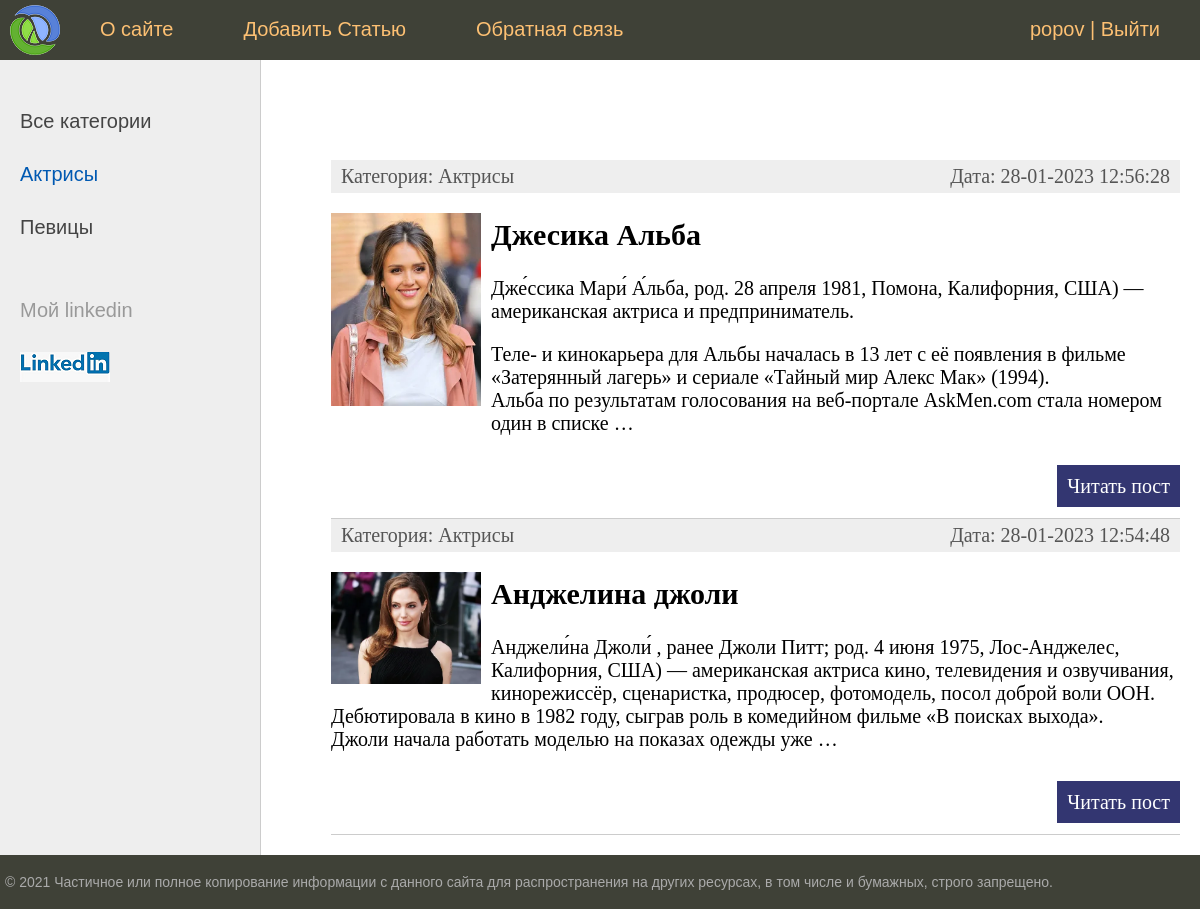
The app's page /category/aktrisy/ (signed in) with its own data.
### women/models.py (models this page shows, shortened)
class Category(models.Model):
    name = models.CharField(max_length=100, db_index=True, verbose_name='Категория')
    slug = models.SlugField(max_length=255, unique=True, db_index=True, verbose_name='URL')
    def __str__(self):
        return self.name
    def get_absolute_url(self):
        return reverse('category', kwargs={'cat_slug': self.slug})
    class Meta:
        verbose_name = 'Категория'
        verbose_name_plural = 'Категории'
        ordering = ['id']

class Women(models.Model):
    title = models.CharField(max_length=255, verbose_name='Заголовок')
    slug = models.SlugField(max_length=255, unique=True, db_index=True,verbose_name='URL')
    content = models.TextField(blank=True, verbose_name='Текст статьи')
    photo = models.ImageField(upload_to="photos/%Y/%m/%d/",verbose_name='Фото')
    time_create = models.DateTimeField(auto_now_add=True, verbose_name='Время создания')
    time_update = models.DateTimeField(auto_now=True, verbose_name='Время изменения')
    is_published = models.BooleanField(default=True, verbose_name='Публикация')
    cat = models.ForeignKey('Category', on_delete=models.PROTECT, verbose_name='Категории')
    def get_absolute_url(self):
        return reverse('post', kwargs={'post_slug': self.slug})
    class Meta:
        verbose_name = 'Известные женщины'
        verbose_name_plural = 'Известные женщины'
        ordering = ['-time_create', 'title']

### women/views.py (the view)
# urls.py: path('category/<slug:cat_slug>/', WomenCategory.as_view(), name='category'),
class WomenCategory(DataMixin, ListView):
    model = Category
    template_name = 'women/index.html'
    context_object_name = 'posts'
    def get_queryset(self):
        return Women.objects.filter(cat__slug=self.kwargs['cat_slug'], is_published=True)
    def get_context_data(self, *, object_list=None, **kwargs):
        context = super().get_context_data(**kwargs)
        c_def = self.get_user_context(title='Категория -' + str(context['posts'][0].cat),
                                      cat_selected=context['posts'][0].cat_id)
        return dict(list(context.items()) + list(c_def.items()))

### women/utils.py (called while the page is built)
    def get_user_context(self, **kwargs):
        context = kwargs
        cats = Category.objects.all()
        user_menu = menu.copy()
        if not self.request.user.is_authenticated:
            user_menu.pop(1)
        context['menu'] = user_menu
        context['cats'] = cats
        if 'cat_selected' not in context:
            context['cat_selected'] = 0
        return context

### women/templates/women/index.html (shortened to what this page needs)
{% extends 'women/base.html' %}
{% block content %}
<ul class="list-articles">
	{% for p in posts %}
			<li><div class="article-panel">
	<p class="first"> Категория: {{p.cat}}</p>
	<p class="last"> Дата: {{p.time_update|date:'d-m-Y H:i:s'}}</p>
				</div>
				{% if p.photo %}
					<p><img class="img-article-left thumb" src="{{p.photo.url}}"></p>
				{% endif %}
				<h2>{{p.title}}</h2>
	{% autoescape on %}
	<p>{{p.content|linebreaks|truncatewords:50}}</p>
	{% endautoescape %}
			<p class="link-read-post"><a href="{{ p.get_absolute_url }}">Читать пост</a></p>
			</li>
	{% endfor %}
</ul>
{% endblock %}

### women/templates/women/base.html (shortened to what this page needs)
{% load static %}
{% load women_tags %}
<!DOCTYPE html>
<html>
<head>
	<link type="text/css" href="{% static 'women/css/styles.css' %}" rel="stylesheet" />
</head>
<body>
<table class="table-page" border=0 cellpadding="0" cellspacing="0">
<tr><td valign=top>
{% block mainmenu %}
		<div class="header">
			<ul id="mainmenu" class="mainmenu">
			<li class="logo"><a href="{% url 'home' %}"><div class="logo"></div></a></li>
{% for m in menu %}
			<li><a href="{% url m.url_name %}">{{m.title}}</a></li>
{% endfor %}
				{% if request.user.is_authenticated %}
				<li class="last"> {{user.username}} | <a href="{% url 'logout' %}"> Выйти</a> </li>
				{% else %}
				<li class="last"><a href="{% url 'register' %}"> Регистрация</a> | <a href="{% url 'login' %}">Войти</a></li>
				{% endif %}
			</ul>
		</div>
{% endblock mainmenu %}
<table class="table-content" border=0 cellpadding="0" cellspacing="0">
<tr>
	<td valign="top" class="left-chapters">
	<ul id="leftchapters">
{% if cat_selected == 0 %}
		<li class="selected"> Все категории</li>
{% else %}
		<li><a href="{% url 'home' %}">Все категории</a> </li>
{% endif %}
{% for c in cats %}
	{% if c.pk == cat_selected %}
		<li class="selected">{{c.name}}</li>
	{% else %}
		<li><a href="{{ c.get_absolute_url }}">{{c.name}}</a></li>
	{% endif %}
{% endfor %}
		<li class="share">
		<p> Мой linkedin </p>
		<a class="share-yt" href="https://www.linkedin.com/in/роман-попов-1b6368241/" target="_blank" rel="nofollow"></a>
		</li>
	</ul>
</td>
<td valign="top" class="content">
	<div class="content-text">
{% block content %}
{% endblock %}
	</div>
</td></tr></table>
</td></tr>
<tr><td valign=top>
	<div id="footer">
		<p>&copy; 2021 Частичное или полное копирование информации с данного сайта для распространения на других ресурсах, в том числе и бумажных, строго запрещено.</p>
	</div>
</td></tr></table>
</body>
</html>

### women/static/women/css/styles.css (style rules this page uses)
html, body { font-family: 'Arial'; margin: 0; padding: 0; height: 100%; width: 100%; color: #444; }
a { color: #0059b2; text-decoration: none; }
img { max-width: 600px; height: auto; }
img.img-article-left { max-width: 300px; height: auto; float: left; padding: 0 10px 10px 0; }
img.img-article-left.thumb { max-width: 150px; height: auto; }
p.link-read-post { text-align: right; }
p.link-read-post a { padding: 10px; min-width: 100px; background: #333671; color: #fff; text-decoration: none; }
div.article-panel { background: #eee; padding: 5px 10px 5px 10px; box-sizing: border-box; overflow: hidden; color: #555; }
div.article-panel p.first { margin: 0; float: left; }
div.article-panel p.last { margin: 0; float: right; }
ul.list-articles { list-style: none; margin: 0; padding: 0; }
ul.list-articles li { border-bottom: 1px solid #ccc; }
.table-page { width: 100%; height: 100%; vertical-align: top; }
.table-page tr { height: 100%; }
.header { background: #3F4137; height: 60px; }
.logo { background: url('../images/logo.png') no-repeat 10px 5px; width: 70px; height: 60px; }
ul.mainmenu { list-style: none; margin: 0; padding: 0; height: 60px; color: #fdc073; font-size: 20px; overflow: hidden; }
ul.mainmenu li { float: left; margin: 18px 40px 0 30px; }
ul.mainmenu li.logo { margin: 0; }
ul.mainmenu li.last { float: right; }
ul.mainmenu li a { color: #fdc073; text-decoration: none; }
.table-content { width: 100%; min-height: 100%; height: 100%; }
.left-chapters { margin: 0; background: #eee; border-right: 1px solid #ccc; min-height: 100%; }
.left-chapters ul { width: 230px; min-height: 100%; margin: 0; padding: 20px 10px 10px 20px; list-style: none; font-size: 20px; }
.left-chapters ul li { margin: 30px 0 0 0; color: #999; }
.left-chapters ul li.selected { color: #0059b2; }
.left-chapters ul li a { color: #444; text-decoration: none; }
.left-chapters ul li.share { margin: 60px 0 0 0; }
.left-chapters ul li.share p { margin: 30px 0 30px 0; }
.left-chapters ul li.share a { display: inline-block; width: 40px; height: 40px; margin: 0 20px 0 0; }
.left-chapters ul li.share a.share-yt { width: 100%; height: 30px; background: url('../images/linkedin.png') no-repeat 0 -15px }
.content { padding: 40px 20px 20px 40px; width: 100%; box-sizing: border-box; }
.content-text { margin: 60px 0 0 30px; color: #000; font-size: 20px; font-family: Yandex Sans Display Light; }
#footer { box-sizing: border-box; background: #3F4137; padding: 5px; color: #aaa; font-size: 14px; font-family: Verdana, Geneva, Arial, Helvetica; text-align: left; overflow: hidden; }

### records on screen
Category: name "Актрисы"
Category: name "Певицы"
Women: cat "Актрисы", time_update "28-01-2023 12:56:28", photo (picture), title "Джесика Альба", content "Дже́ссика Мари́ А́льба, род. 28 апреля 1981, Помона, Калифорния, США) — американская актриса и предприниматель. Теле- и кинокарьера для Альбы началась в 13 лет с её появления в фильме «Затерянный лагерь» и сериале «Тайный мир Алекс Мак» (1994). Альба по результатам голосования на веб-портале AskMen.com стала номером один в списке …"
Women: cat "Актрисы", time_update "28-01-2023 12:54:48", photo (picture), title "Анджелина джоли", content "Анджели́на Джоли́ , ранее Джоли Питт; род. 4 июня 1975, Лос-Анджелес, Калифорния, США) — американская актриса кино, телевидения и озвучивания, кинорежиссёр, сценаристка, продюсер, фотомодель, посол доброй воли ООН. Дебютировала в кино в 1982 году, сыграв роль в комедийном фильме «В поисках выхода». Джоли начала работать моделью на показах одежды уже …"

### other values on screen
{{ m.title }} "О сайте" "Добавить Статью" "Обратная связь"
{{ user.username }} "popov"
